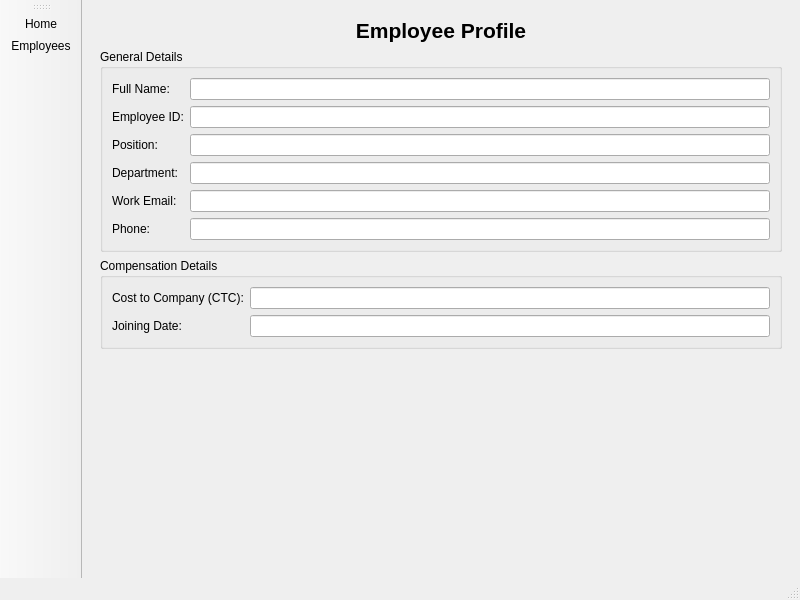
<?xml version="1.0" encoding="UTF-8"?>
<ui version="4.0">
 <class>MainWindow</class>
 <widget class="QMainWindow" name="MainWindow">
  <property name="geometry">
   <rect>
    <x>0</x>
    <y>0</y>
    <width>800</width>
    <height>600</height>
   </rect>
  </property>
  <property name="windowTitle">
   <string>MainWindow</string>
  </property>
  <widget class="QWidget" name="centralwidget">
   <layout class="QHBoxLayout" name="horizontalLayout">
    <item>
     <widget class="QStackedWidget" name="stackedWidget">
      <property name="autoFillBackground">
       <bool>false</bool>
      </property>
      <property name="frameShadow">
       <enum>QFrame::Shadow::Plain</enum>
      </property>
      <property name="currentIndex">
       <number>2</number>
      </property>
      <widget class="QWidget" name="page">
       <widget class="QLabel" name="label">
        <property name="geometry">
         <rect>
          <x>0</x>
          <y>30</y>
          <width>891</width>
          <height>251</height>
         </rect>
        </property>
        <property name="frameShape">
         <enum>QFrame::Shape::StyledPanel</enum>
        </property>
        <property name="text">
         <string/>
        </property>
        <property name="pixmap">
         <pixmap>../img/logos/Hitech_Elex_Logo.png</pixmap>
        </property>
       </widget>
      </widget>
      <widget class="QWidget" name="page_2">
       <layout class="QHBoxLayout" name="horizontalLayout_2">
        <item>
         <widget class="QTableWidget" name="tableWidget">
          <property name="selectionMode">
           <enum>QAbstractItemView::SelectionMode::ExtendedSelection</enum>
          </property>
          <property name="showGrid">
           <bool>true</bool>
          </property>
          <property name="gridStyle">
           <enum>Qt::PenStyle::SolidLine</enum>
          </property>
          <attribute name="horizontalHeaderVisible">
           <bool>true</bool>
          </attribute>
          <attribute name="horizontalHeaderCascadingSectionResizes">
           <bool>false</bool>
          </attribute>
          <attribute name="horizontalHeaderDefaultSectionSize">
           <number>290</number>
          </attribute>
          <attribute name="horizontalHeaderHighlightSections">
           <bool>true</bool>
          </attribute>
          <attribute name="horizontalHeaderShowSortIndicator" stdset="0">
           <bool>false</bool>
          </attribute>
          <attribute name="horizontalHeaderStretchLastSection">
           <bool>false</bool>
          </attribute>
          <attribute name="verticalHeaderVisible">
           <bool>false</bool>
          </attribute>
          <attribute name="verticalHeaderStretchLastSection">
           <bool>false</bool>
          </attribute>
          <row/>
          <row/>
          <row/>
          <row/>
          <row/>
          <row/>
          <row/>
          <column>
           <property name="text">
            <string>Employee Name</string>
           </property>
           <property name="font">
            <font>
             <pointsize>12</pointsize>
             <bold>true</bold>
             <kerning>true</kerning>
            </font>
           </property>
           <property name="icon">
            <iconset theme="user-available"/>
           </property>
          </column>
          <column>
           <property name="text">
            <string>Position</string>
           </property>
           <property name="font">
            <font>
             <pointsize>12</pointsize>
             <bold>true</bold>
            </font>
           </property>
          </column>
          <column>
           <property name="text">
            <string>Department</string>
           </property>
           <property name="font">
            <font>
             <pointsize>12</pointsize>
             <bold>true</bold>
            </font>
           </property>
          </column>
          <column>
           <property name="text">
            <string>Work Email</string>
           </property>
           <property name="font">
            <font>
             <pointsize>12</pointsize>
             <bold>true</bold>
            </font>
           </property>
           <property name="icon">
            <iconset theme="emblem-mail"/>
           </property>
          </column>
          <column>
           <property name="text">
            <string>Cost To Company</string>
           </property>
           <property name="font">
            <font>
             <pointsize>12</pointsize>
             <bold>true</bold>
            </font>
           </property>
          </column>
         </widget>
        </item>
       </layout>
      </widget>
      <widget class="QWidget" name="page_3">
       <layout class="QVBoxLayout" name="verticalLayout">
        <item>
         <widget class="QLabel" name="label_3">
          <property name="font">
           <font>
            <pointsize>16</pointsize>
            <bold>true</bold>
           </font>
          </property>
          <property name="text">
           <string>Employee Profile</string>
          </property>
          <property name="alignment">
           <set>Qt::AlignmentFlag::AlignCenter</set>
          </property>
         </widget>
        </item>
        <item>
         <widget class="QGroupBox" name="groupBox_details">
          <property name="title">
           <string>General Details</string>
          </property>
          <layout class="QGridLayout" name="gridLayout">
           <item row="0" column="0">
            <widget class="QLabel" name="label_employee_name">
             <property name="text">
              <string>Full Name:</string>
             </property>
            </widget>
           </item>
           <item row="0" column="1">
            <widget class="QLineEdit" name="lineEdit_full_name">
             <property name="readOnly">
              <bool>true</bool>
             </property>
            </widget>
           </item>
           <item row="1" column="0">
            <widget class="QLabel" name="label_employee_id">
             <property name="text">
              <string>Employee ID:</string>
             </property>
            </widget>
           </item>
           <item row="1" column="1">
            <widget class="QLineEdit" name="lineEdit_employee_id">
             <property name="readOnly">
              <bool>true</bool>
             </property>
            </widget>
           </item>
           <item row="2" column="0">
            <widget class="QLabel" name="label_position">
             <property name="text">
              <string>Position:</string>
             </property>
            </widget>
           </item>
           <item row="2" column="1">
            <widget class="QLineEdit" name="lineEdit_position">
             <property name="readOnly">
              <bool>true</bool>
             </property>
            </widget>
           </item>
           <item row="3" column="0">
            <widget class="QLabel" name="label_department">
             <property name="text">
              <string>Department:</string>
             </property>
            </widget>
           </item>
           <item row="3" column="1">
            <widget class="QLineEdit" name="lineEdit_department">
             <property name="readOnly">
              <bool>true</bool>
             </property>
            </widget>
           </item>
           <item row="4" column="0">
            <widget class="QLabel" name="label_email">
             <property name="text">
              <string>Work Email:</string>
             </property>
            </widget>
           </item>
           <item row="4" column="1">
            <widget class="QLineEdit" name="lineEdit_email">
             <property name="readOnly">
              <bool>true</bool>
             </property>
            </widget>
           </item>
           <item row="5" column="0">
            <widget class="QLabel" name="label_phone">
             <property name="text">
              <string>Phone:</string>
             </property>
            </widget>
           </item>
           <item row="5" column="1">
            <widget class="QLineEdit" name="lineEdit_phone">
             <property name="readOnly">
              <bool>true</bool>
             </property>
            </widget>
           </item>
          </layout>
         </widget>
        </item>
        <item>
         <widget class="QGroupBox" name="groupBox_compensation">
          <property name="title">
           <string>Compensation Details</string>
          </property>
          <layout class="QGridLayout" name="gridLayout_2">
           <item row="0" column="0">
            <widget class="QLabel" name="label_ctc">
             <property name="text">
              <string>Cost to Company (CTC):</string>
             </property>
            </widget>
           </item>
           <item row="0" column="1">
            <widget class="QLineEdit" name="lineEdit_ctc">
             <property name="readOnly">
              <bool>true</bool>
             </property>
            </widget>
           </item>
           <item row="1" column="0">
            <widget class="QLabel" name="label_joining_date">
             <property name="text">
              <string>Joining Date:</string>
             </property>
            </widget>
           </item>
           <item row="1" column="1">
            <widget class="QLineEdit" name="lineEdit_joining_date">
             <property name="readOnly">
              <bool>true</bool>
             </property>
            </widget>
           </item>
          </layout>
         </widget>
        </item>
        <item>
         <spacer name="verticalSpacer">
          <property name="orientation">
           <enum>Qt::Orientation::Vertical</enum>
          </property>
          <property name="sizeHint" stdset="0">
           <size>
            <width>20</width>
            <height>40</height>
           </size>
          </property>
         </spacer>
        </item>
       </layout>
      </widget>
     </widget>
    </item>
   </layout>
  </widget>
  <widget class="QToolBar" name="toolBar">
   <property name="windowTitle">
    <string>toolBar</string>
   </property>
   <attribute name="toolBarArea">
    <enum>LeftToolBarArea</enum>
   </attribute>
   <attribute name="toolBarBreak">
    <bool>false</bool>
   </attribute>
   <addaction name="actionHome"/>
   <addaction name="actionEmployees"/>
  </widget>
  <widget class="QStatusBar" name="statusbar"/>
  <widget class="QMenuBar" name="menubar">
   <property name="geometry">
    <rect>
     <x>0</x>
     <y>0</y>
     <width>800</width>
     <height>33</height>
    </rect>
   </property>
  </widget>
  <action name="actionHome">
   <property name="icon">
    <iconset theme="go-home"/>
   </property>
   <property name="text">
    <string>Home</string>
   </property>
   <property name="toolTip">
    <string>Home</string>
   </property>
   <property name="menuRole">
    <enum>QAction::MenuRole::NoRole</enum>
   </property>
  </action>
  <action name="actionEmployees">
   <property name="icon">
    <iconset theme="emblem-shared"/>
   </property>
   <property name="text">
    <string>Employees</string>
   </property>
   <property name="toolTip">
    <string>Employees</string>
   </property>
   <property name="menuRole">
    <enum>QAction::MenuRole::NoRole</enum>
   </property>
  </action>
 </widget>
 <resources>
  <include location="../img/logos/Hitech_Elex_Logo - Copy.qrc"/>
 </resources>
 <connections/>
</ui>
